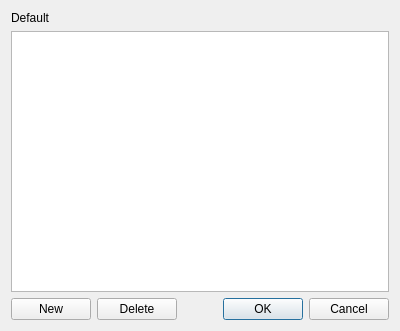
<?xml version="1.0" encoding="UTF-8"?>
<ui version="4.0">
 <class>MultiLineDialog</class>
 <widget class="QDialog" name="MultiLineDialog">
  <property name="geometry">
   <rect>
    <x>0</x>
    <y>0</y>
    <width>400</width>
    <height>331</height>
   </rect>
  </property>
  <property name="windowTitle">
   <string>Dialog</string>
  </property>
  <layout class="QGridLayout" name="gridLayout">
   <item row="2" column="2">
    <widget class="QDialogButtonBox" name="buttonBox">
     <property name="orientation">
      <enum>Qt::Horizontal</enum>
     </property>
     <property name="standardButtons">
      <set>QDialogButtonBox::Cancel|QDialogButtonBox::Ok</set>
     </property>
    </widget>
   </item>
   <item row="2" column="0">
    <widget class="QPushButton" name="newButton">
     <property name="text">
      <string>New</string>
     </property>
    </widget>
   </item>
   <item row="0" column="0">
    <widget class="QLabel" name="nameLabel">
     <property name="text">
      <string>Default</string>
     </property>
    </widget>
   </item>
   <item row="1" column="0" colspan="3">
    <widget class="QTableWidget" name="tableWidget"/>
   </item>
   <item row="2" column="1">
    <widget class="QPushButton" name="deleteButton">
     <property name="text">
      <string>Delete</string>
     </property>
    </widget>
   </item>
  </layout>
 </widget>
 <resources/>
 <connections>
  <connection>
   <sender>buttonBox</sender>
   <signal>accepted()</signal>
   <receiver>MultiLineDialog</receiver>
   <slot>accept()</slot>
   <hints>
    <hint type="sourcelabel">
     <x>248</x>
     <y>254</y>
    </hint>
    <hint type="destinationlabel">
     <x>157</x>
     <y>274</y>
    </hint>
   </hints>
  </connection>
  <connection>
   <sender>buttonBox</sender>
   <signal>rejected()</signal>
   <receiver>MultiLineDialog</receiver>
   <slot>reject()</slot>
   <hints>
    <hint type="sourcelabel">
     <x>316</x>
     <y>260</y>
    </hint>
    <hint type="destinationlabel">
     <x>286</x>
     <y>274</y>
    </hint>
   </hints>
  </connection>
 </connections>
</ui>
